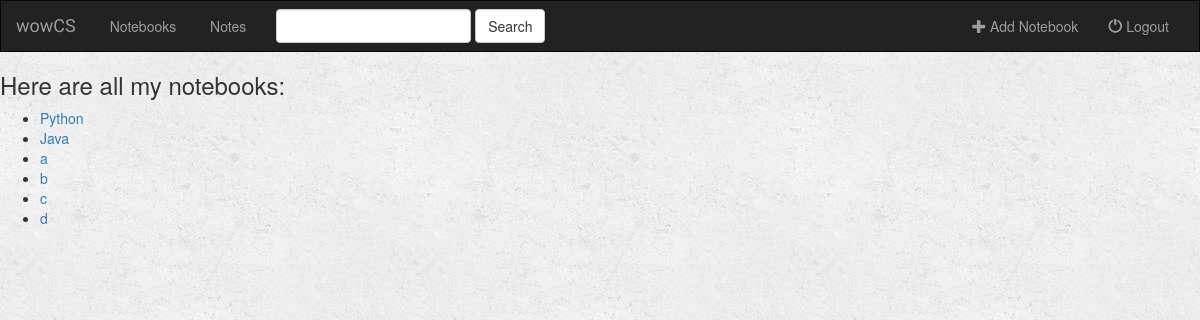
The app's page /wowCS/, older data.
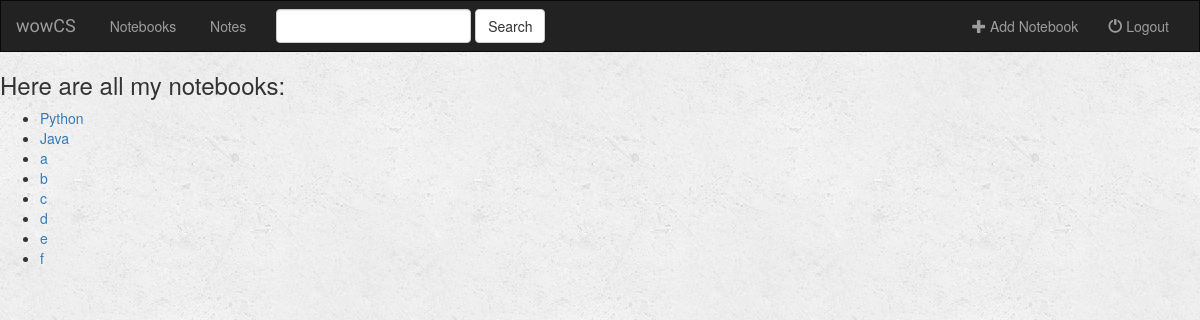
The same page, newer data.
### wowCS/models.py (models this page shows, shortened)
class Notebook(models.Model):
    notebook_title = models.CharField(max_length=500)
    genre = models.CharField(max_length=100)
    notebook_description = models.CharField(max_length=250)

### wowCS/views.py (the view)
class IndexView(generic.ListView):
    template_name = 'wowCS/index.html'
    context_object_name = 'all_notebook'
    def get_queryset(self):
        return Notebook.objects.all()

### wowCS/templates/wowCS/index.html
{% extends 'wowCS/base.html' %}
{% block body %}
    {% if all_notebook %}
        <h3> Here are all my notebooks:</h3>
        <ul>
            {% for notebook in all_notebook %}
            <li> <a href = '{% url 'wowCS:catalogue' notebook.notebook_title %}'>{{notebook.notebook_title}}</a>
            </li>
            {% endfor %}
        </ul>
    {% else %}
        <h3> You don't have any notebook yet.</h3>
    {% endif %}
{% endblock %}

Row changes from the older to the newer data that the page shows:
added Notebook: notebook_title "e"
added Notebook: notebook_title "f"
